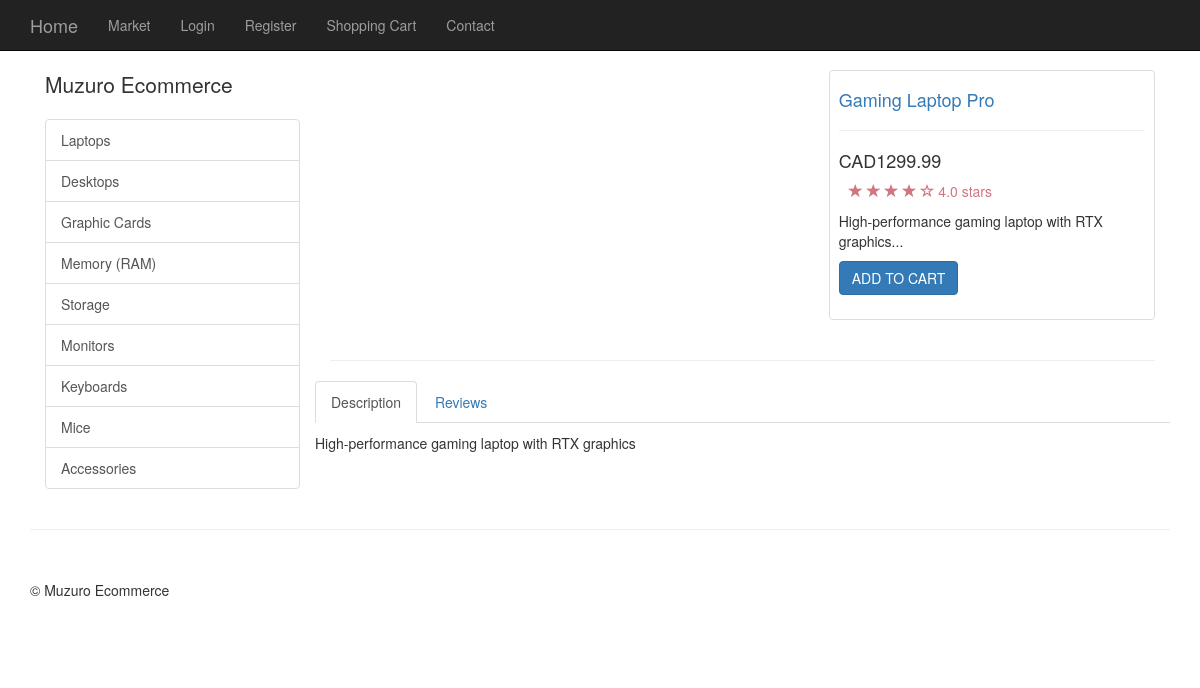
Page /item.php?id=1 on the committed database.
### tables this page shows
CREATE TABLE `categories` (
  `cat_id` int(11) NOT NULL,
  `cat_title` varchar(255) NOT NULL
);

CREATE TABLE `products` (
  `product_id` int(11) NOT NULL,
  `product_title` varchar(255) NOT NULL,
  `product_category_id` int(11) DEFAULT NULL,
  `product_price` decimal(10,2) NOT NULL,
  `product_description` text DEFAULT NULL,
  `product_image` varchar(255) DEFAULT NULL,
  `product_quantity` int(11) DEFAULT 0,
  `short_desc` text DEFAULT NULL
);

### public/item.php (the view, shortened to what this page needs)
<?php include(TEMPLATE_FRONT.DS.'header.php'); ?>
<div class="container">
          <?php include(TEMPLATE_FRONT.DS.'side_nav.php'); ?>
<?php
$query=query("SELECT * FROM products WHERE product_id=". escape_string($_GET['id'])." ");
while ($row=fetch_array($query)):
?>
<div class="col-md-9">
<div class="row">
    <div class="col-md-7">
    </div>
    <div class="col-md-5">
        <div class="thumbnail">
    <div class="caption-full">
        <h4><a href="#"><?php echo $row['product_title']?></a> </h4>
        <hr>
        <h4 class="">CAD<?php echo $row['product_price']?></h4>
    <div class="ratings">
        <p>
            <span class="glyphicon glyphicon-star"></span>
            <span class="glyphicon glyphicon-star"></span>
            <span class="glyphicon glyphicon-star"></span>
            <span class="glyphicon glyphicon-star"></span>
            <span class="glyphicon glyphicon-star-empty"></span>
            4.0 stars
        </p>
    </div>
        <p><?php echo isset($row['short_desc']) ? $row['short_desc'] : substr($row['product_description'], 0, 100) . '...'; ?></p>
    <form action="">
        <div class="form-group">
            <a href="..\kresources\cart.php?add=<?php echo $row['product_id'];?>" class="btn btn-primary">ADD TO CART</a>
        </div>
    </form>
    </div>
</div>
</div>
</div>
        <hr>
<div class="row">
<div role="tabpanel">
  <ul class="nav nav-tabs" role="tablist">
    <li role="presentation" class="active"><a href="#home" aria-controls="home" role="tab" data-toggle="tab">Description</a></li>
    <li role="presentation"><a href="#profile" aria-controls="profile" role="tab" data-toggle="tab">Reviews</a></li>
  </ul>
  <div class="tab-content">
    <div role="tabpanel" class="tab-pane active" id="home">
    <p><?php echo $row['product_description']?></p>
    </div>
 </div>
</div>
</div>
</div>
<?php endwhile;?>
</div>
   <?php include(TEMPLATE_FRONT.DS.'footer.php'); ?>

### kresources/functions.php (shortened to what this page needs)
<?php require_once('config.php'); ?>
<?php
function query($sql){
    global $connection;
    return mysqli_query($connection,$sql);
}
function escape_string($string){
   global $connection;
   return mysqli_real_escape_string($connection,$string);
}
function fetch_array($results){
   return mysqli_fetch_array($results);
}
function get_categories(){
$query = query("SELECT * FROM categories");
while($row = fetch_array($query)) {
$category_links = <<< DELIMETER
<a href='category.php?id={$row['cat_id']}' class='list-group-item'>{$row['cat_title']}</a>
DELIMETER;
echo $category_links;
        }
}
?>

### public/css/shop-homepage.css (style rules this page uses)
body { padding-top: 70px; }
.ratings { padding-right: 10px; padding-left: 10px; color: #d17581; }
.thumbnail { padding: 0; }
.thumbnail .caption-full { padding: 9px; color: #333; }

### rows in the picture
categories: cat_title "Laptops"
categories: cat_title "Desktops"
categories: cat_title "Graphic Cards"
categories: cat_title "Memory (RAM)"
categories: cat_title "Storage"
categories: cat_title "Monitors"
categories: cat_title "Keyboards"
categories: cat_title "Mice"
categories: cat_title "Accessories"
products: product_title "Gaming Laptop Pro", product_price "1299.99", product_description "High-performance gaming laptop with RTX graphics"
